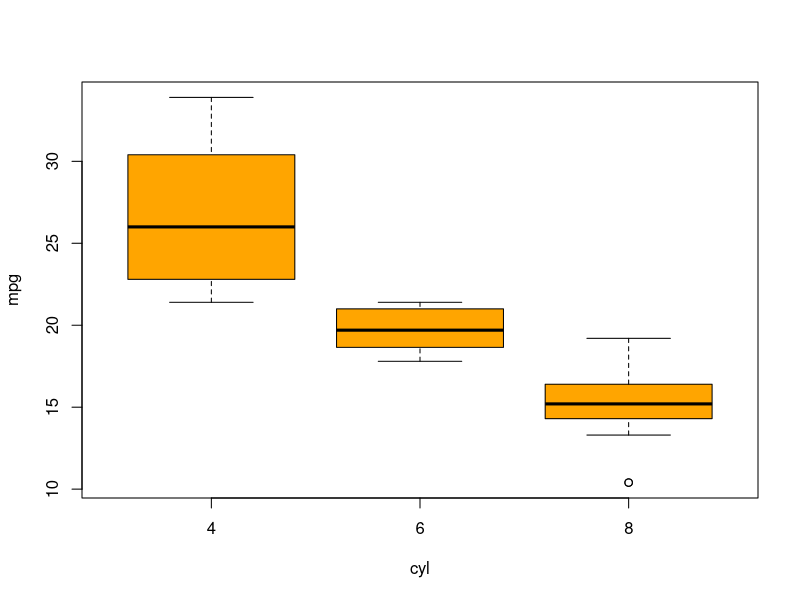

R code for this plot:
## ---- chunk 1
#| label: fig-density-plot
#| fig-cap: "Fuel economy in cities, grouped by the number of cylinders."
#| out-width: "100%"

boxplot(mpg ~ cyl, mtcars, col = "orange")
